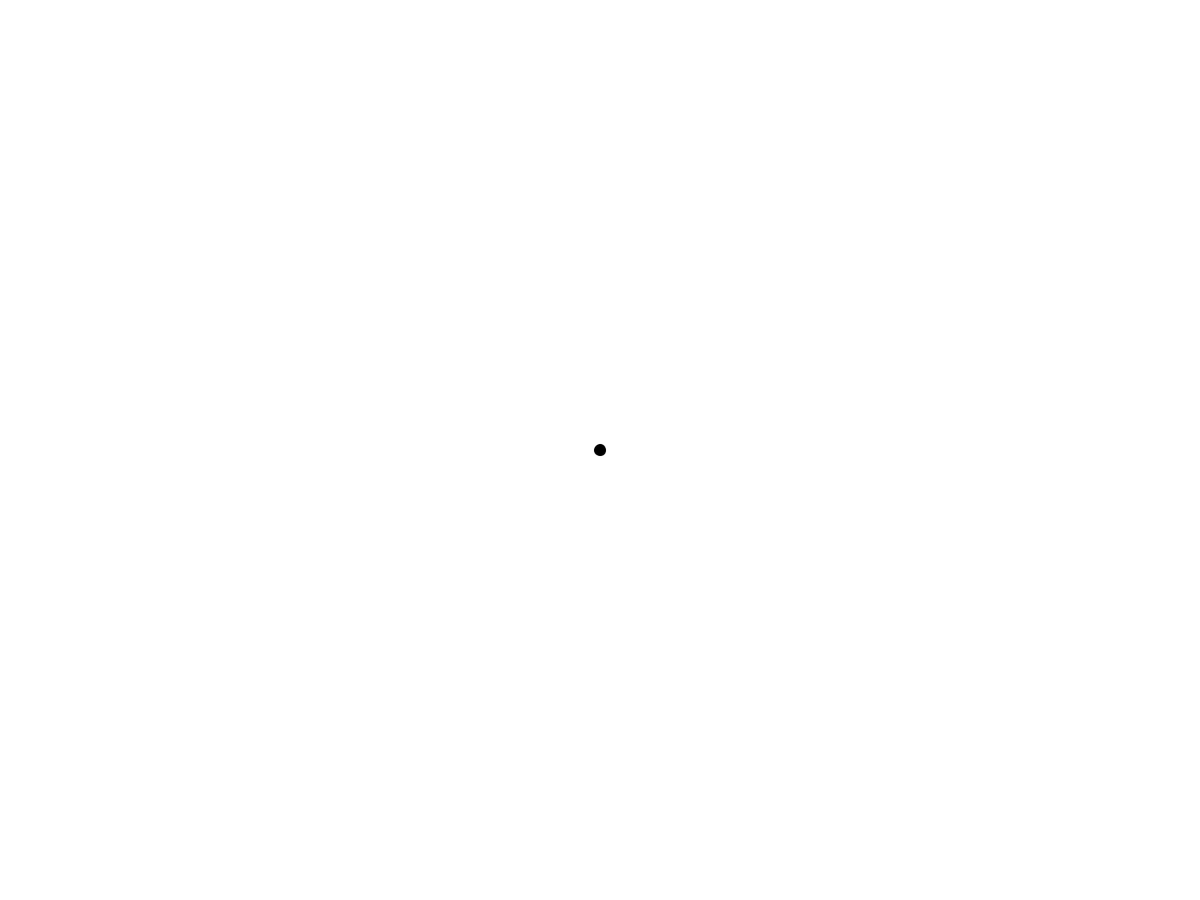
Frame 1 (no input)
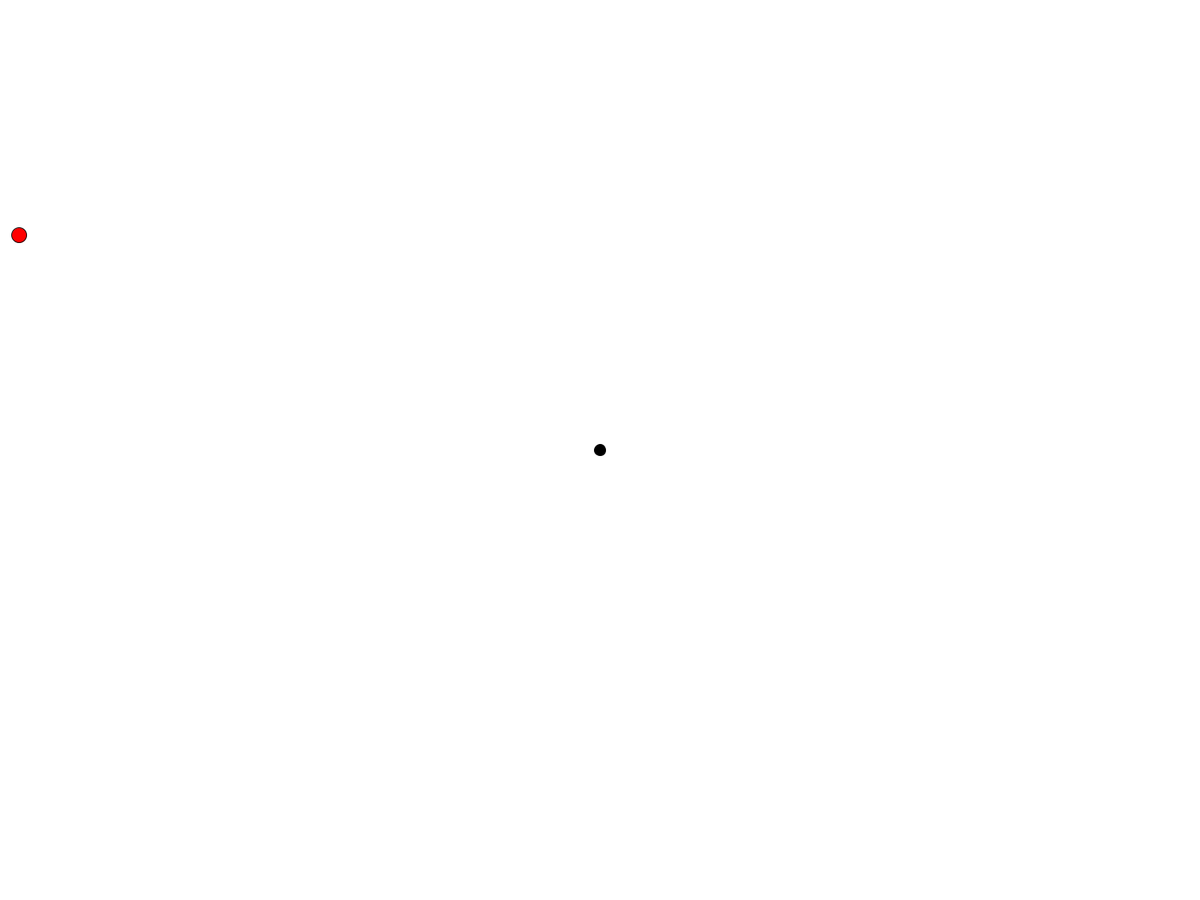
Frame 60 (the mouse pressed at the canvas centre just before this capture)
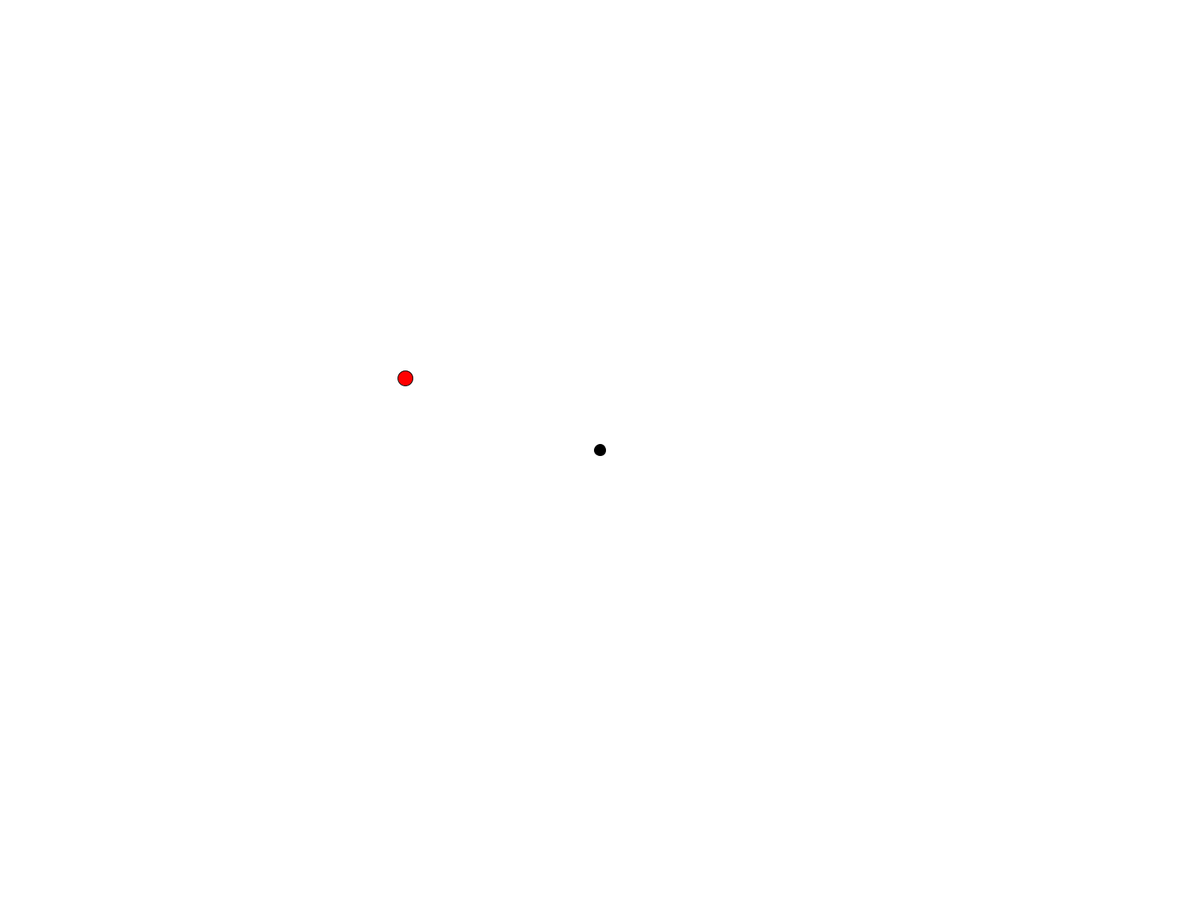
Frame 120 (the mouse held since frame 60 and released just before this capture)

The Processing sketch that drew these frames (run headless with seeded random() and noise(); from frame 60 on, the mouse is pressed at the canvas centre):

// Processing sketch: DodgeballGame
// ── DodgeballGame.pde
boolean Up = false;
boolean Left = false;
boolean Down = false;
boolean Right = false;

ArrayList<Dodgeball> balls;
Dodgeball ball;

Player player;

int spawnCooldown = 60;
int spawnTimer = 0;

boolean playing = true;
boolean won = false;
boolean lost = false;

int timerLength=7200;
int timerValue = 0;

void setup() {
  fullScreen();
  background(255);
  player = new Player(width/2, height/2);

  balls = new ArrayList<Dodgeball>();
}

void draw() {
  if (playing) {
    background(255);
    player.move();
    player.display();

    if (playing)
      timerValue+=1;

    if (timerValue>=timerLength) {
      playing = false;
      won = true;
    }

    spawnTimer += 1;
    if (spawnTimer >= spawnCooldown) {
      spawnDodgeball();
      spawnTimer = 0;
    }

    if (timerValue%600==0) {
      spawnSuperDodgeball();
      spawnCooldown-=10;
    }

    for (int i = 0; i < balls.size(); i++) {
      Dodgeball b = balls.get(i);
      b.move();
      b.display();
      if(b.offScreen()){
        balls.remove(i);
      }
      if (b.ballHit(player.position.x, player.position.y, b.position.x, b.position.y)) {
        playing = false;
        lost = true;
      }
    }
  }


  if (lost) {
    textAlign(CENTER, CENTER);
    fill(255, 0, 0);
    textSize(150);
    text("GAME OVER", width/2, height/2);
    textSize(50);
    text("Press r to restart", width/2, (height/2)+120);
  }

  if (won) {
    textAlign(CENTER, CENTER);
    fill(0, 255, 0);
    textSize(150);
    text("YOU WIN", width/2, height/2);
    textSize(50);
    text("Press r to restart", width/2, (height/2)+120);
  }
}

void spawnDodgeball() {
  int side = floor(random(4));
  ball = new Dodgeball(side, player.position, false);
  balls.add(ball);
}

void spawnSuperDodgeball() {
  int side = floor(random(4));
  ball = new Dodgeball(side, player.position, true);
  balls.add(ball);
}

void restartGame(){
  won = false;
  lost = false;
  playing = true;
  spawnCooldown = 60;
  timerValue = 0;
  balls.clear();
  
}

void keyPressed() {
  if (key == 'w' || key == 'W')
    Up = true;
  if (key == 'a' || key == 'A')
    Left = true;
  if (key == 's' || key == 'S')
    Down = true;
  if (key == 'd' || key == 'D')
    Right = true;

  if (key == 'r' || key == 'R' && lost || won) {
    restartGame();
  }
}

void keyReleased() {
  if (key == 'w' || key == 'W')
    Up = false;
  if (key == 'a' || key == 'A')
    Left = false;
  if (key == 's' || key == 'S')
    Down = false;
  if (key == 'd' || key == 'D')
    Right = false;
}

// ── Dodgeball.pde
class Dodgeball {
  PVector position;
  PVector velocity;
  PVector acceleration;
  PVector direction;
  Float speed;
  Boolean isSuper = false;

  Dodgeball(int s, PVector playerPosition, boolean superBall) {
    isSuper = superBall;
    direction = new PVector(0, 0);
    velocity = new PVector(0, 0);
    acceleration = new PVector(0, 0);

    if (s==0)
      position = new PVector(random(width), -20);
    if (s==1)
      position = new PVector(random(width), height+20);
    if (s==2)
      position = new PVector(+20, random(height));
    if (s==3)
      position = new PVector(width+20, random(height));

    direction = PVector.sub(playerPosition, position);
    direction.normalize();

    if (isSuper)
      speed = 15f;
    else
      speed = 6f;

    velocity = PVector.mult(direction, speed);
    acceleration = PVector.mult(direction, 0.1);
  }

  void move() {
    velocity.add(acceleration);
    position.add(velocity);
  }

  void display() {
    if (isSuper) {
      fill(0, 0, 255);
      ellipse(position.x, position.y, 30, 30);
    } else {
      fill(255, 0, 0);
      ellipse(position.x, position.y, 20, 20);
    }
  }

  boolean offScreen() {
    if (position.x < -80 || position.x > width + 80 || position.y < -80 || position.y > height + 80)
      return true;// if it is the boolean is true
    return false;
  }

  boolean ballHit(float pX, float pY, float bX, float bY) {
    return dist(pX, pY, bX, bY) <= 20;
  }
}

// ── Player.pde
class Player {
  Float speed = 1f;
  PVector position;
  PVector input;

  Player(float x, float y){
    position = new PVector(x,y);
    input = new PVector(x,y);
  }
  
  void move(){
    input.set(0,0);
    if(Up)
      input.y -= 1;
    if(Left)
      input.x -= 1;
    if(Down)
      input.y += 1;
    if(Right)
      input.x += 1;
    
    input.normalize();
    position.add(input.mult(speed));
  }
  
  void display(){
    fill(0);
    ellipse(position.x,position.y,15,15);
  }
}
